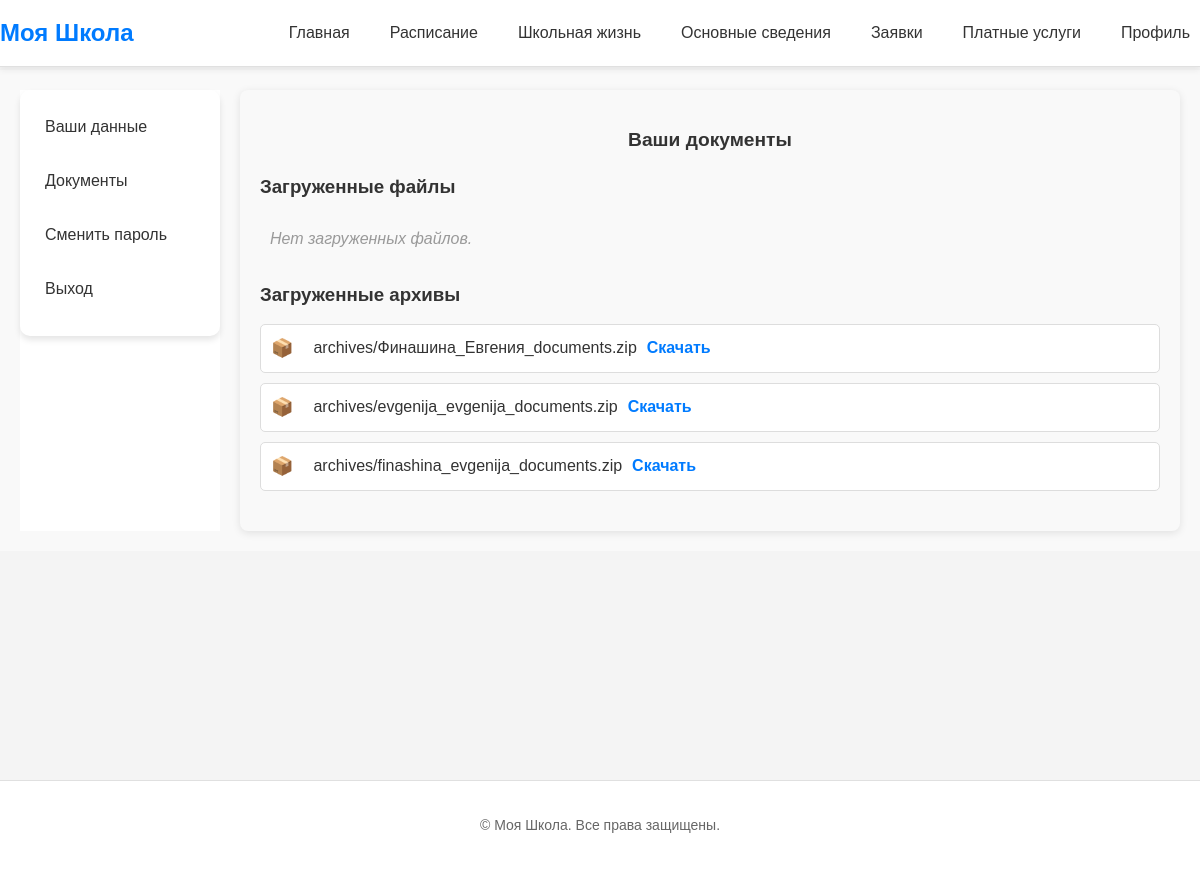
Page /profile/document/ (signed in) on the earlier database version.
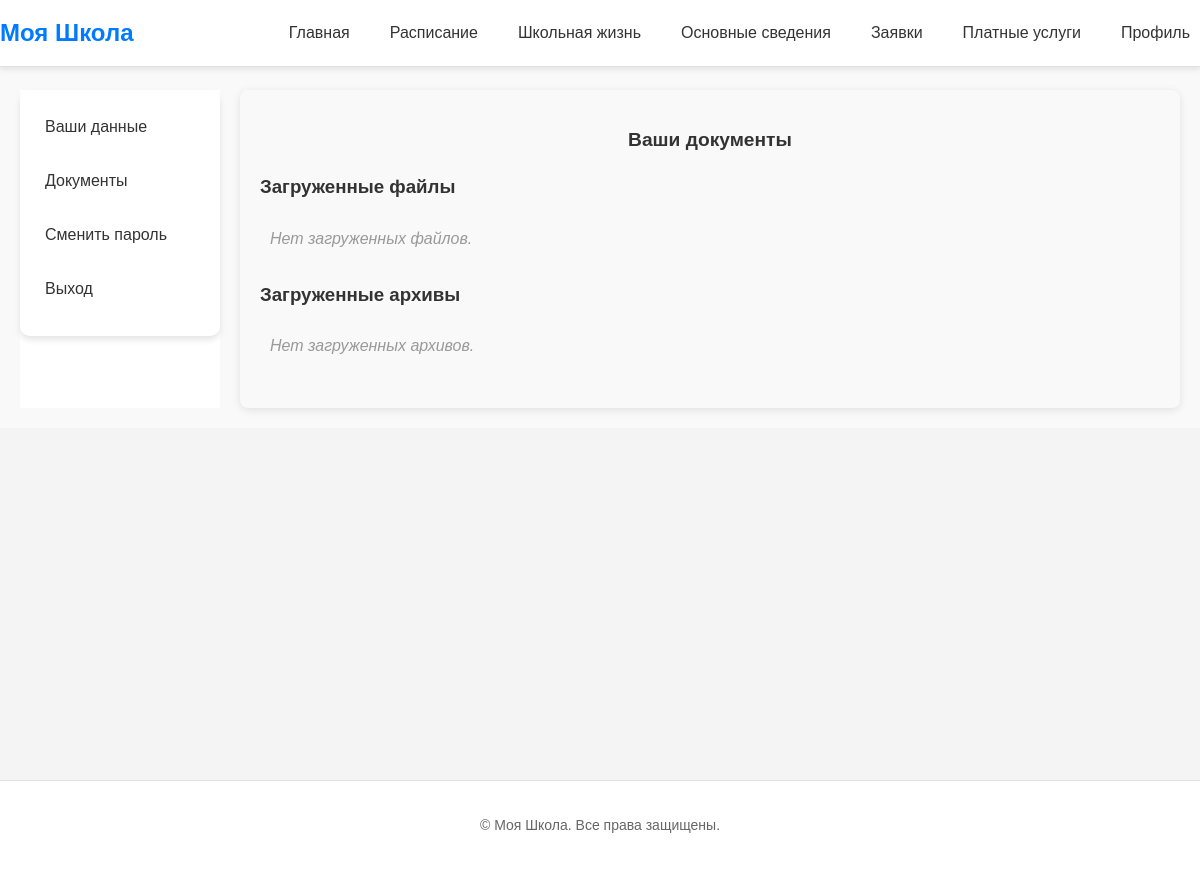
Same page on the later database version.
### school/models.py (models this page shows)
class DocumentArchive(models.Model):
    user = models.ForeignKey('auth.User', on_delete=models.CASCADE, verbose_name='Пользователь')
    archive = models.FileField(upload_to='archives/', verbose_name='Архив документов')
    created_at = models.DateTimeField(auto_now_add=True, verbose_name='Дата создания')

### school/views.py (the view)
# urls.py: path('profile/document/', views.upload_file, name='upload_file'),
@login_required
def upload_file(request):
    role = access_role(request)[1]
    if request.method == "POST":
        form = SingleFileUploadForm(request.POST, request.FILES)
        if form.is_valid():
            uploaded_file = form.save(commit=False)
            uploaded_file.user = request.user
            uploaded_file.file_type = 'admission'
            uploaded_file.save()
            return redirect('upload_file')
    else:
        form = SingleFileUploadForm()
    user_files = UploadedFile.objects.filter(user=request.user, file_type='admission')
    user_archive = DocumentArchive.objects.filter(user=request.user)
    return render(request, 'profile/profile_documents.html',
                  {
                      'form': form,
                      'user_files': user_files,
                      'user_archive': user_archive,
                      'role': role
                  })

### school/views.py (called while the page is built)
def access_role(request):
    if request.user.groups.filter(name='Teachers').exists():
        profile = Teacher.objects.get(user=request.user)
        role = 'Teacher'
    elif request.user.groups.filter(name='Directors').exists():
        profile = Teacher.objects.get(user=request.user)
        role = 'Director'
    elif request.user.groups.filter(name='Managements').exists():
        profile = Teacher.objects.get(user=request.user)
        role = 'Management'
    elif request.user.groups.filter(name='Students').exists():
        profile = Student.objects.get(user=request.user)
        role = 'Student'
    else:
        profile = AdmissionRequest.objects.get(user=request.user)
        role = 'Guest'
    return profile, role

### templates/profile/profile_documents.html (shortened to what this page needs)
{% extends 'index.html' %}
{% load static %}
{% block extra_css %}
<link rel="stylesheet" href="{% static 'css/profile.css' %}">
{% endblock %}
{% block content %}
    <div class="profile-container">
        {% include 'profile/profile_menu.html' %}
        <div class="document-content">
            <h2>Ваши документы</h2>
            <div class="document-list">
                <h3>Загруженные файлы</h3>
                <ul class="file-list">
                    {% for file in user_files %}
                        <li class="file-item">
                            <span class="file-icon">📄</span>
                            {{ file.file.name }}
                            {% if role != 'Guest' %}
                                <a href="{% url 'download_archive' archive.id %}" class="download-link">
                                    Скачать
                                </a>
                            {% endif %}
                        </li>
                    {% empty %}
                        <li class="file-item no-files">Нет загруженных файлов.</li>
                    {% endfor %}
                </ul>
                <h3>Загруженные архивы</h3>
                <ul class="file-list">
                    {% for archive in user_archive %}
                        <li class="file-item">
                            <span class="file-icon">📦</span>
                            {{ archive.archive.name }}
                            {% if role != 'Guest' %}
                                <a href="{% url 'download_archive' archive.id %}" class="download-link">
                                    Скачать
                                </a>
                            {% endif %}
                        </li>
                    {% empty %}
                        <li class="file-item no-files">Нет загруженных архивов.</li>
                    {% endfor %}
                </ul>
            </div>
        </div>
    </div>
{% endblock %}

Differences in the rows shown:
removed DocumentArchive: archive.name "archives/Финашина_Евгения_documents.zip"
removed DocumentArchive: archive.name "archives/evgenija_evgenija_documents.zip"
removed DocumentArchive: archive.name "archives/finashina_evgenija_documents.zip"
Other differences:
text now shown: "Нет загруженных архивов."
